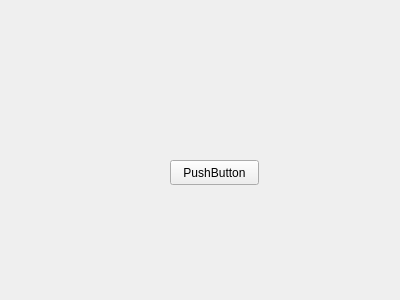
<?xml version="1.0" encoding="UTF-8"?>
<ui version="4.0">
    <class>NewInstrument</class>
    <widget class="QWidget" name="NewInstrument">
        <property name="geometry">
            <rect>
                <x>0</x>
                <y>0</y>
                <width>400</width>
                <height>300</height>
            </rect>
        </property>
        <property name="windowTitle">
            <string>Form</string>
        </property>
        <widget class="QPushButton" name="pushButton">
            <property name="geometry">
                <rect>
                    <x>170</x>
                    <y>160</y>
                    <width>89</width>
                    <height>25</height>
                </rect>
            </property>
            <property name="text">
                <string>PushButton</string>
            </property>
        </widget>
    </widget>
    <resources/>
    <connections/>
</ui>
